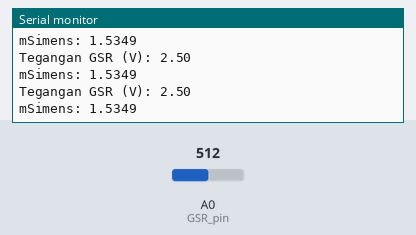
Simulated run of this sketch. Board: Arduino Uno, built with avr-gcc and run on an emulated ATmega328P. On the bench: the last lines printed to the serial monitor. The test bench sets the inputs (shaded band); at power-on: A0 (GSR_pin) = 512.

Above: at 1.3 s.
1.4 s: A0 (GSR_pin) set to 716
At 1.82 s:
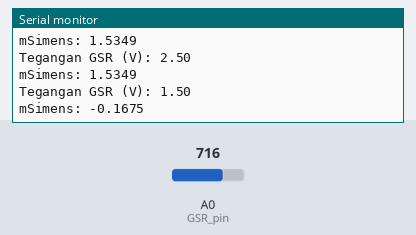
2.9 s: A0 (GSR_pin) set to 900
At 3.33 s:
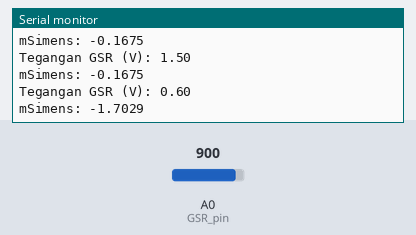
Timing chart, 0 to 5.9 s (numbered marks = the images above; inputs shaded):
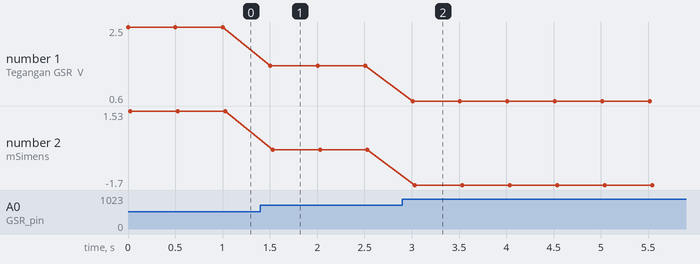

The sketch:

gsr.ino
```cpp
// Deklarasi pin untuk sensor GSR
int GSR_pin = A0; // Pin analog untuk sensor GSR
float Vcc = 5.0;  // Tegangan referensi Arduino (biasanya 5V)
float R_fixed = 10000; // Nilai resistor tetap (10k Ohm)
void setup() {
  Serial.begin(9600); // Memulai komunikasi serial
}

void loop() {
  // Membaca nilai analog dari sensor GSR
  int adc = analogRead(GSR_pin);
  float Vout = Vcc * ((1023 - adc) / 1023.0);
  float mSimens = ((Vout-1.95)/(4.00-1.95))*(4.10 - 0.60) + 0.60;

  Serial.print("Tegangan GSR (V): ");
  Serial.println(Vout,2);
  Serial.print("mSimens: ");
  Serial.println(mSimens,4);

  // Menghitung resistansi kulit (dalam Ohm) menggunakan pembagi tegangan


  delay(500); // Jeda waktu 500ms untuk pembacaan berikutnya
}
```

Measured:
- after the input at 1.4 s, the serial monitor: prints a new line after 0.10 s (image 1)
- after the input at 2.9 s, the serial monitor: prints a new line after 0.11 s (image 2)
- plotted number 1: 2.5 → 1.5 after the input at 1.4 s, 1.5 → 0.6 after the input at 2.9 s
- plotted number 2: 1.53 → -0.17 after the input at 1.4 s, -0.17 → -1.7 after the input at 2.9 s
